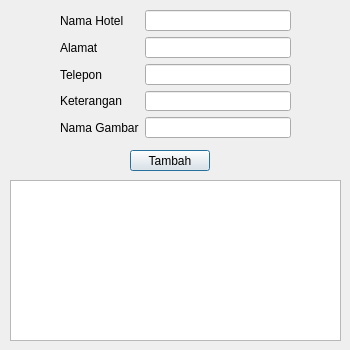
<?xml version="1.0" encoding="UTF-8"?>
<ui version="4.0">
 <class>hotel</class>
 <widget class="QDialog" name="hotel">
  <property name="geometry">
   <rect>
    <x>0</x>
    <y>0</y>
    <width>350</width>
    <height>350</height>
   </rect>
  </property>
  <property name="windowTitle">
   <string>Dialog</string>
  </property>
  <widget class="QTableView" name="tableView">
   <property name="geometry">
    <rect>
     <x>10</x>
     <y>180</y>
     <width>331</width>
     <height>161</height>
    </rect>
   </property>
  </widget>
  <widget class="QWidget" name="formLayoutWidget">
   <property name="geometry">
    <rect>
     <x>60</x>
     <y>10</y>
     <width>231</width>
     <height>128</height>
    </rect>
   </property>
   <layout class="QFormLayout" name="formLayout">
    <item row="0" column="0">
     <widget class="QLabel" name="namaHotelLabel">
      <property name="text">
       <string>Nama Hotel</string>
      </property>
     </widget>
    </item>
    <item row="0" column="1">
     <widget class="QLineEdit" name="namaHotelLineEdit"/>
    </item>
    <item row="1" column="0">
     <widget class="QLabel" name="alamatLabel">
      <property name="text">
       <string>Alamat</string>
      </property>
     </widget>
    </item>
    <item row="1" column="1">
     <widget class="QLineEdit" name="alamatLineEdit"/>
    </item>
    <item row="2" column="0">
     <widget class="QLabel" name="teleponLabel">
      <property name="text">
       <string>Telepon</string>
      </property>
     </widget>
    </item>
    <item row="2" column="1">
     <widget class="QLineEdit" name="teleponLineEdit"/>
    </item>
    <item row="3" column="0">
     <widget class="QLabel" name="keteranganLabel">
      <property name="text">
       <string>Keterangan</string>
      </property>
     </widget>
    </item>
    <item row="3" column="1">
     <widget class="QLineEdit" name="keteranganLineEdit"/>
    </item>
    <item row="4" column="0">
     <widget class="QLabel" name="namaGambarLabel">
      <property name="text">
       <string>Nama Gambar</string>
      </property>
     </widget>
    </item>
    <item row="4" column="1">
     <widget class="QLineEdit" name="namaGambarLineEdit"/>
    </item>
   </layout>
  </widget>
  <widget class="QPushButton" name="pushButton">
   <property name="geometry">
    <rect>
     <x>130</x>
     <y>150</y>
     <width>80</width>
     <height>21</height>
    </rect>
   </property>
   <property name="text">
    <string>Tambah</string>
   </property>
  </widget>
 </widget>
 <resources/>
 <connections/>
</ui>
